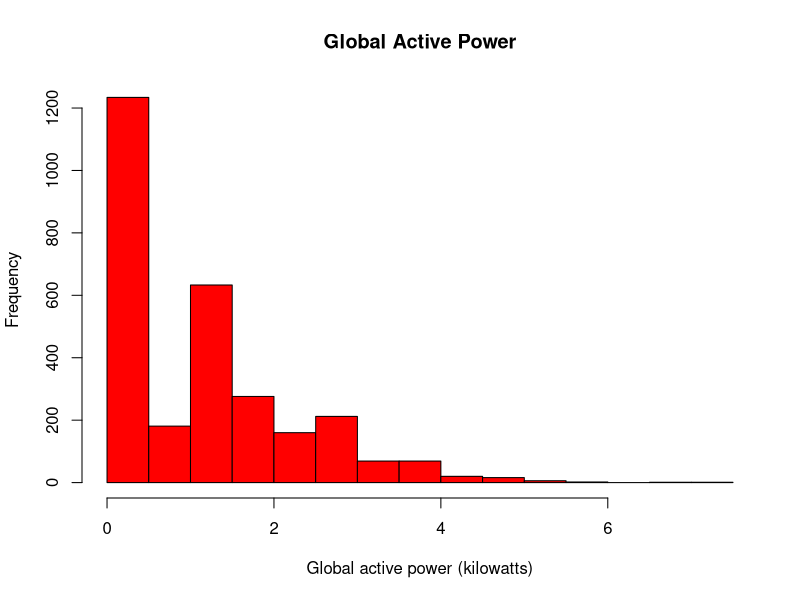

This figure's R source:
###---plot 1
### read data
data <- read.csv(file= "household_power_consumption.csv", header =T)
data$DateTime<- paste(data$Date, data$Time, sep = " ")
data$Date2<- strptime(data$DateTime,format="%d/%m/%Y %H:%M:%S")
### plot
png(file = "plot1.png", width = 480, height = 480, units = "px")
hist(data$Global_active_power, col = "red", xlab= "Global active power (kilowatts)",main="")
title(main = "Global Active Power")
dev.off()